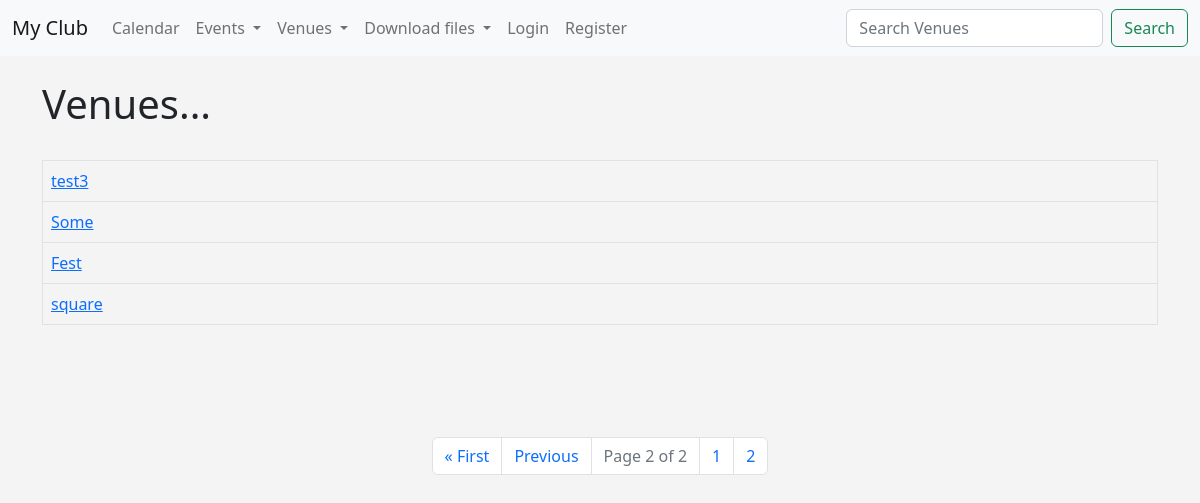
The app's page /list_venue?page=2, older data.
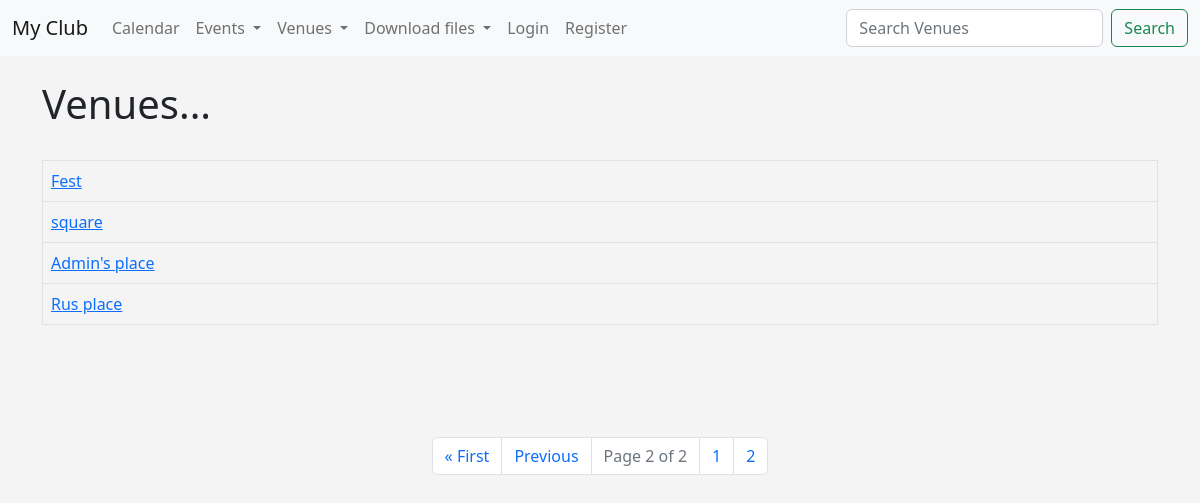
The same page, newer data.
### events/models.py (models this page shows)
class Venue(models.Model):
    name = models.CharField('Venue Name', max_length=120)
    address = models.CharField(max_length=300)
    zip_code = models.CharField('ZIp code', max_length=15)
    phone = models.CharField('Contact Phone', max_length=25, blank=True)
    web = models.URLField('Website Address', blank=True)
    email_address = models.EmailField('Email Address', blank=True)
    owner = models.IntegerField("Venue Owner", blank=False, default=1)
    def __str__(self):
        return self.name

### events/views.py (the view)
# urls.py: path('list_venue', views.list_venues, name='list-venues'),
def list_venues(request):
    venue_list = Venue.objects.all()
    p = Paginator(Venue.objects.all(), 5)
    page = request.GET.get('page')
    venues = p.get_page(page)
    nums = "a" * venues.paginator.num_pages
    return render(request, 'events/venue.html', {'venue_list': venue_list, 'venues': venues, 'nums': nums})

### events/templates/events/venue.html (shortened to what this page needs)
{% extends 'events/base.html' %}
{% block content %}
    <h1>Venues...</h1>
    <br>
    <table class="table table-bordered table-hover">
      {% for venue in venues %}
          <tr>
              <td><a href="{% url 'show-venue' venue.id %}"> {{ venue }} </a></td>
      {% endfor %}
    </table>
    <br><br><br>
    <br>
<nav aria-label="Page navigation example">
  <ul class="pagination justify-content-center">
{% if venues.has_previous %}
    <li class="page-item"><a class="page-link" href="?page=1">&laquo First</a></li>
    <li class="page-item"><a class="page-link" href="?page={{ venues.previous_page_number }}">Previous</a></li>
{% endif %}
<li class="page-item disabled"><a href="#" class="page-link">Page {{ venues.number }} of {{ venues.paginator.num_pages }}</a></li>
{% for i in nums %}
  <li class="page-item"><a class="page-link" href="?page={{ forloop.counter}}"> {{ forloop.counter }}
{% endfor %}
</ul>
</nav>
<br>
{% endblock %}

Row changes from the older to the newer data that the page shows:
removed Venue: name "test3"
no longer on this page (row unchanged): Venue: name "Some"
added Venue: name "Admin's place"
added Venue: name "Rus place"
